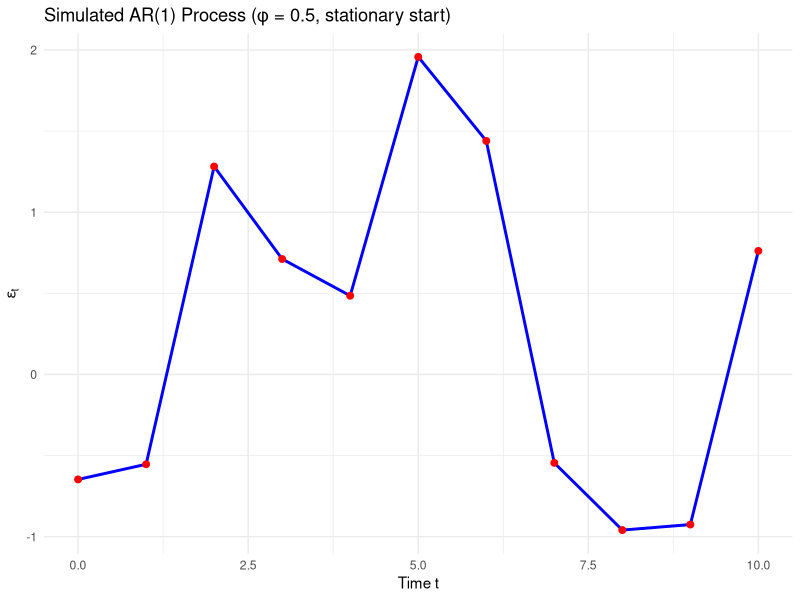

R code for this plot:
## ---- chunk 1
knitr::opts_chunk$set(echo = TRUE)
## ---- chunk 2
# --- Parameters ---
phi      <- 0.5
sigma_a  <- 1
n        <- 10        # produce ε_0, ε_1, ..., ε_10

# --- Simulate a stationary AR(1) path ---
set.seed(123)

# stationary variance:
sigma2_eps <- sigma_a^2 / (1 - phi^2)   # 4/3
var_at <- 1
# initialize from stationary distribution
eps <- numeric(n + 1)
eps[1] <- rnorm(1, mean = 0, sd = sqrt(sigma2_eps))  # ε_0

# simulate ε_t = φ ε_{t-1} + a_t
for (t in 2:(n + 1)) {
  a_t <- rnorm(1, mean = 0, sd = var_at)
  eps[t] <- phi * eps[t - 1] + a_t
}

# put in a tibble/data.frame
sim <- data.frame(t = 0:n, eps = eps)
sim
## ---- chunk 3
library(ggplot2)

ggplot(sim, aes(x = t, y = eps)) +
  geom_line(color = "blue", size = 1) +
  geom_point(color = "red", size = 2) +
  labs(
    title = "Simulated AR(1) Process (φ = 0.5, stationary start)",
    x = "Time t",
    y = expression(epsilon[t])
  ) +
  theme_minimal()

